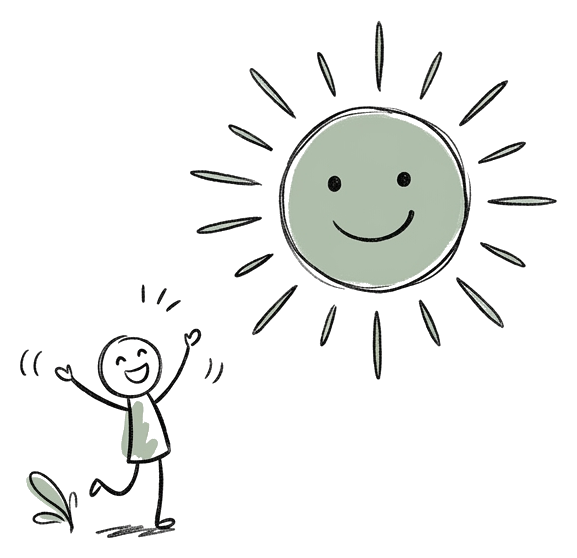
#> input picture 01_开心_太阳小人_透明 - 副本.png, 577 x 558 px
$ python -i remove-bg.py   (imports and definitions only)
#> lines starting #> are read from the running program, lines starting #| are printed output that depends on the picture
"""
心叶心情图标 - 背景抠图脚本
将白色背景的 PNG 转为透明背景,并自动裁剪留白

Usage:
    python remove-bg.py                          # 处理当前目录所有心情图
    python remove-bg.py --input <dir>            # 指定输入目录
    python remove-bg.py --threshold 240          # 自定义白点阈值
    python remove-bg.py --padding 20             # 自定义裁剪 padding
"""
from PIL import Image
import os
import argparse
import glob


DEFAULT_MOOD_FILES = [
    "01_开心_太阳小人.png",
    "02_平静_茶杯小人.png",
    "03_焦虑_乱线小人.png",
    "04_愤怒_闪电小人.png",
    "05_疲惫_云朵小人.png",
    "06_低落_雨伞小人.png",
]


def remove_white_bg(input_path, output_path, threshold=240, crop_padding=20):
    """
    1. 白色/近白色像素 -> 完全透明
    2. 边缘半透明像素根据亮度做羽化
    3. 自动裁剪到内容区域(留 padding)
    """
#> called with input_path = '../../../01_开心_太阳小人_透明 - 副本.png', output_path = 'out.png', threshold = 240, crop_padding = 20
    img = Image.open(input_path).convert("RGBA")
#> img is the input picture: PIL image 577x558 RGBA; mean R, G, B, A 239.6, 240.8, 239.2, 33.9
    pixels = img.load()
    width, height = img.size
#> width = 577; height = 558

    # Step 1: 遍历每个像素,根据亮度调整 alpha
    for y in range(height):
        for x in range(width):
            r, g, b, a = pixels[x, y]
            # 计算感知亮度
            brightness = 0.299 * r + 0.587 * g + 0.114 * b
            if brightness >= threshold:
                # 完全白/近白 -> 全透明
                pixels[x, y] = (255, 255, 255, 0)
            elif brightness >= threshold - 15:
                # 边缘半透明区 -> 羽化
                fade = int(255 * (brightness - (threshold - 15)) / 15)
                fade = max(0, min(fade, 255))
                pixels[x, y] = (r, g, b, fade)

    # Step 2: 自动裁剪到内容区域
    alpha = img.split()[3]
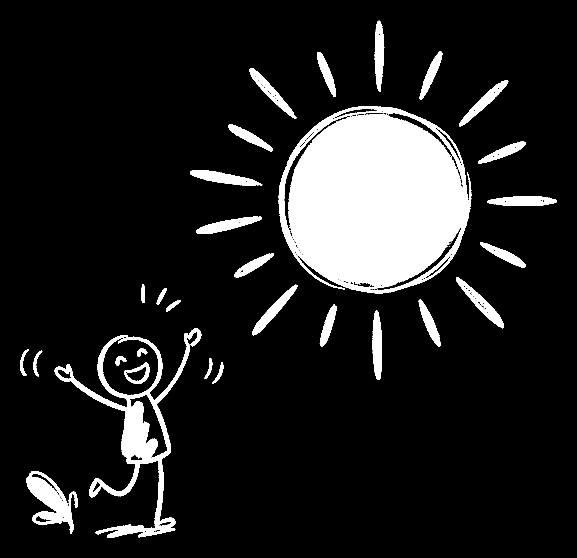
#> alpha: PIL image 577x558 L; min 0, max 255, mean 33.9
    bbox = alpha.getbbox()
#> bbox = (20, 20, 557, 538)

    if bbox:
        left = max(0, bbox[0] - crop_padding)
#> left = 0
        top = max(0, bbox[1] - crop_padding)
#> top = 0
        right = min(width, bbox[2] + crop_padding)
#> right = 577
        bottom = min(height, bbox[3] + crop_padding)
#> bottom = 558
        img_cropped = img.crop((left, top, right, bottom))
    else:
        img_cropped = img

    # Step 3: 保存为 PNG(保留 alpha 通道)
    img_cropped.save(output_path, "PNG", optimize=True)

    return img_cropped.size


# [86 lines left out: functions process_directory, main, not called in this run]


# [2 lines not run here, left out]

>>> result = remove_white_bg('../../../01_开心_太阳小人_透明 - 副本.png', 'out.png')
#> result = (577, 558)

$ run again, on 03_焦虑_乱线小人_透明.png
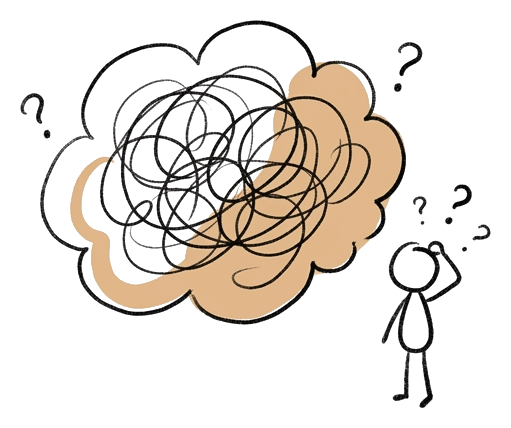
#> input picture 03_焦虑_乱线小人_透明.png, 511 x 428 px
#> in remove_white_bg, img is the input picture: PIL image 511x428 RGBA; mean R, G, B, A 231.3, 225.3, 219, 62.5
#> in remove_white_bg, `alpha = img.split()[3]`:
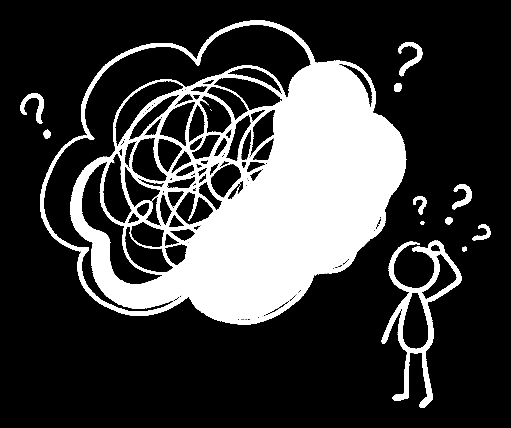
#> alpha: PIL image 511x428 L; min 0, max 255, mean 62.5
#> bbox = (20, 20, 491, 408)
#> left = 0
#> right = 511
#> bottom = 428

$ run again, on 04_愤怒_闪电小人_透明.png
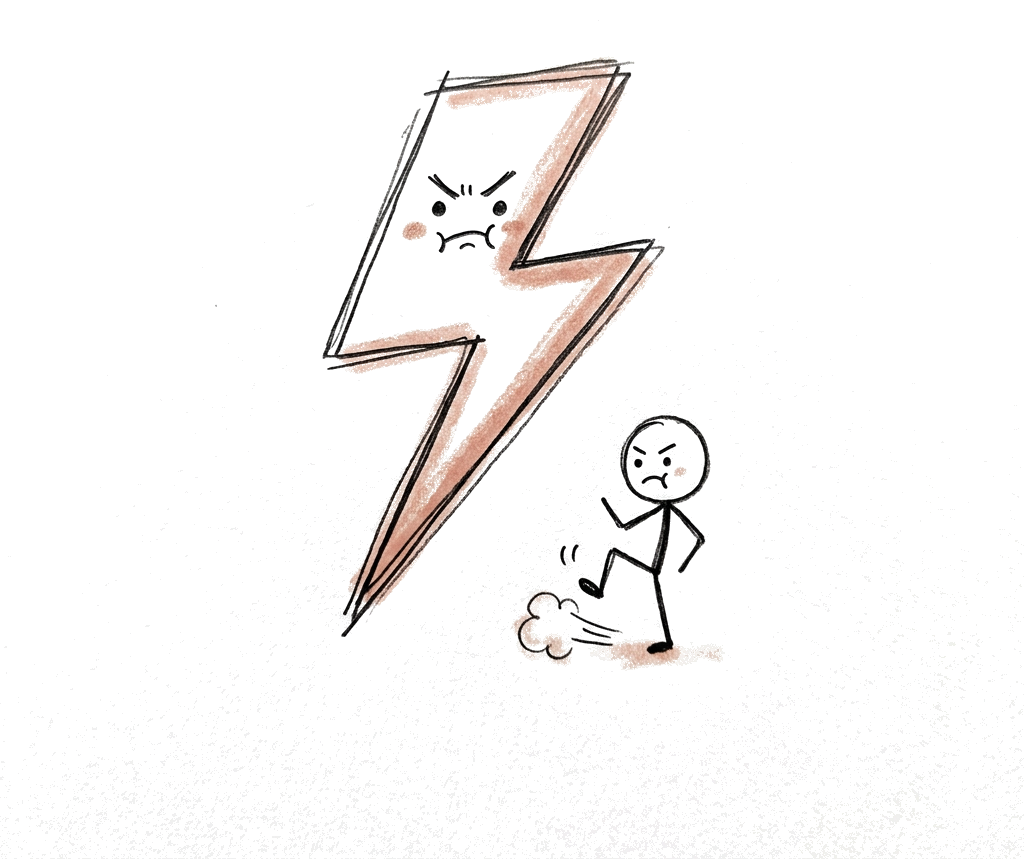
#> input picture 04_愤怒_闪电小人_透明.png, 1024 x 859 px
#> in remove_white_bg, img is the input picture: PIL image 1024x859 RGBA; mean R, G, B, A 248.4, 247, 246.4, 23
#> in remove_white_bg, `alpha = img.split()[3]`:
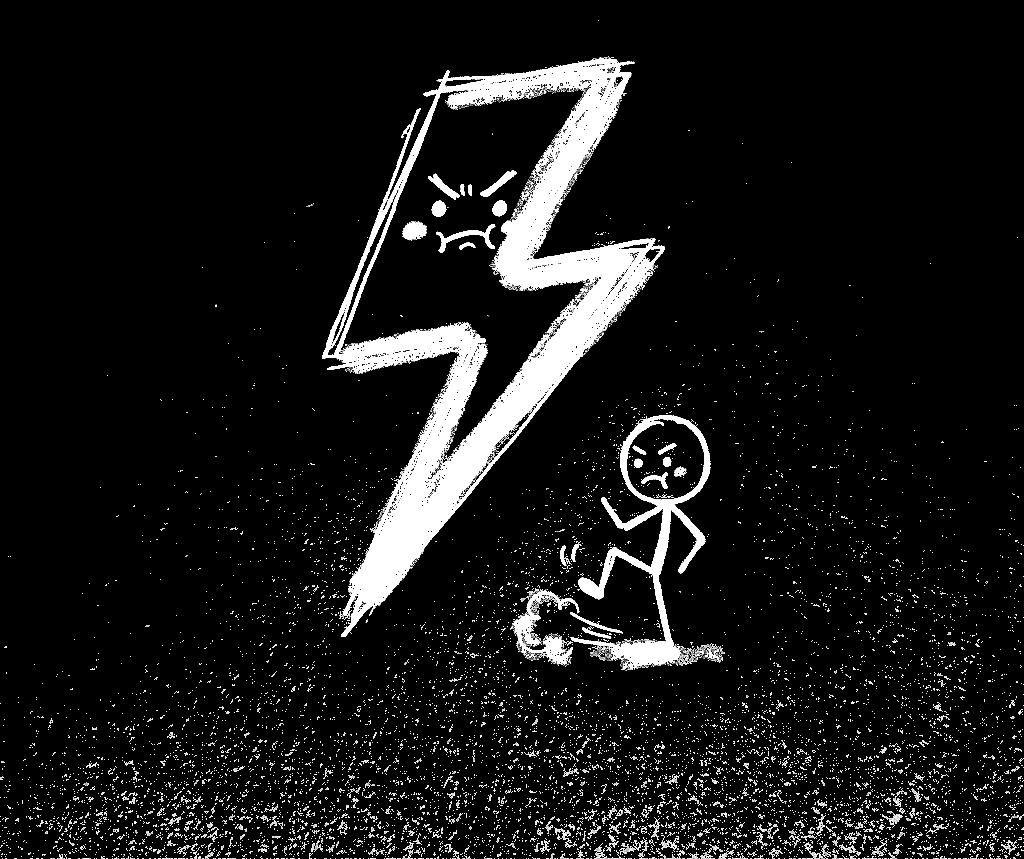
#> alpha: PIL image 1024x859 L; min 0, max 255, mean 23
#> bbox = (0, 20, 1024, 859)
#> left = 0
#> right = 1024
#> bottom = 859

$ run again, on 05_疲惫_云朵小人_透明.png
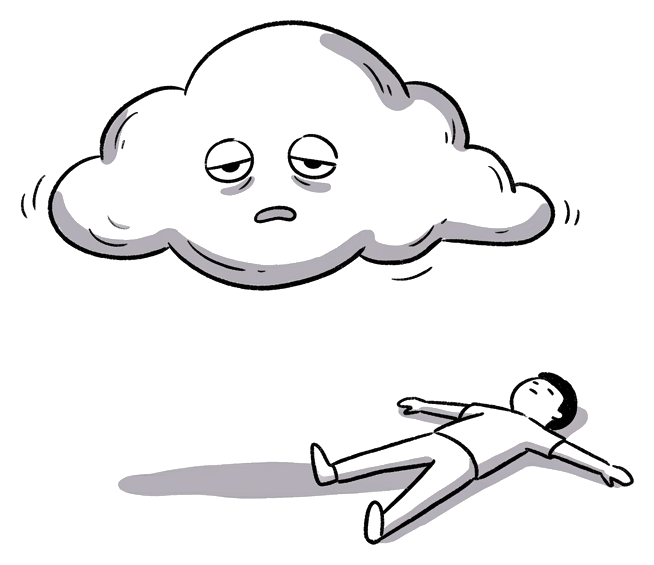
#> input picture 05_疲惫_云朵小人_透明.png, 654 x 565 px
#> in remove_white_bg, img is the input picture: PIL image 654x565 RGBA; mean R, G, B, A 240.1, 239.8, 240.4, 30.1
#> in remove_white_bg, `alpha = img.split()[3]`:
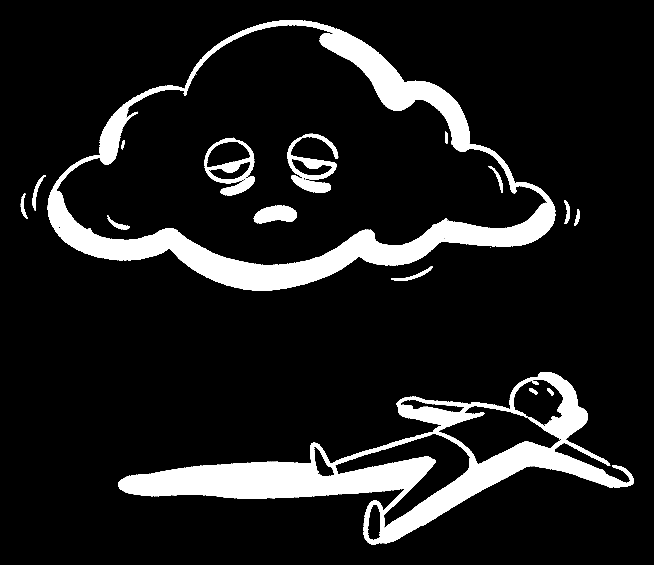
#> alpha: PIL image 654x565 L; min 0, max 255, mean 30.1
#> bbox = (20, 20, 634, 545)
#> left = 0
#> right = 654
#> bottom = 565
